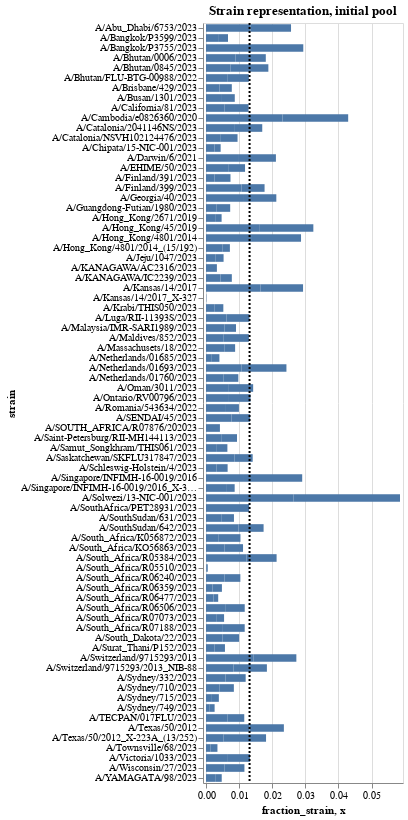

The notebook cell saved with this chart:
### Markdown cell above
## Visualize barcode- and strain-level balancing in the current pool

### Code cell
# Plot the current fraction of each strain in the pool
strains_chart = (
    alt.Chart(mean_single_well)
    .encode(
        alt.X(
            "fraction_strain",
            scale=alt.Scale(nice=False, padding=3),
        ),
        alt.Y("strain"),
        
        tooltip = ['strain', 'fraction_strain', 'est_tcid50'],
    )
).mark_bar(height={"band": 0.85}).properties(
        height=alt.Step(10),
        width=250,
        title="",
    ).properties(
        height = alt.Step(10),
        width = 200,
        title = "Strain representation, initial pool")

# add veritcal line where we would expect equal representation of all barcodes in pool
expected_line = alt.Chart(
    pd.DataFrame({'x': [1/76]})
).mark_rule(strokeDash = [2,2], strokeWidth = 2).encode(x = 'x')

# plot both barcode counts and expected line
strains_chart + expected_line

### Figure 1 — Vega-Lite specification as saved in the notebook (floating-point values rounded to 4 significant figures; data arrays with more than 128 entries replaced by an {"elided": "..."} marker saying what was removed)
{"config": {"view": {"continuousWidth": 300, "continuousHeight": 300}}, "layer": [{"data": {"name": "data-8f56d407117d289edafcf9399bbfb5a2"}, "mark": {"type": "bar", "height": {"band": 0.85}}, "encoding": {"tooltip": [{"field": "strain", "type": "nominal"}, {"field": "fraction_strain", "type": "quantitative"}, {"field": "est_tcid50", "type": "quantitative"}], "x": {"field": "fraction_strain", "scale": {"nice": false, "padding": 3}, "type": "quantitative"}, "y": {"field": "strain", "type": "nominal"}}, "title": "Strain representation, initial pool"}, {"data": {"name": "data-0711b76cea4eddd5f0f17c60bab8373e"}, "mark": {"type": "rule", "strokeDash": [2, 2], "strokeWidth": 2}, "encoding": {"x": {"field": "x", "type": "quantitative"}}}], "height": {"step": 10}, "width": 200, "$schema": "https://vega.github.io/schema/vega-lite/v5.16.3.json", "datasets": {"data-8f56d407117d289edafcf9399bbfb5a2": {"elided": "152 records"}, "data-0711b76cea4eddd5f0f17c60bab8373e": [{"x": 0.01316}]}}
